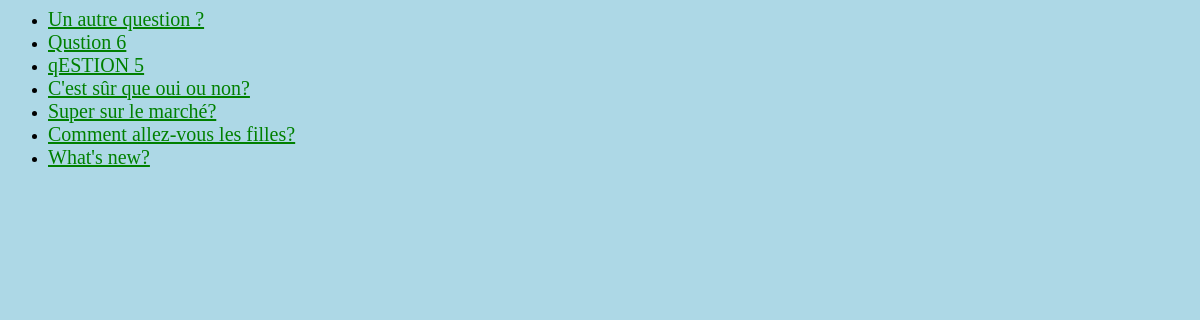
Screenshot of /polls/ with the database file from the repository.
### polls/models.py (models this page shows, shortened)
@python_2_unicode_compatible  # only if you need to support Python 2
class Question(models.Model):
    question_text = models.CharField(max_length=200)
    pub_date = models.DateTimeField('date published')

### polls/views.py (the view)
class IndexView(generic.ListView):
    template_name = 'polls/index.html'
    context_object_name = 'latest_question_list'
    def get_queryset(self):
        return Question.objects.order_by('-pub_date')[:10]

### polls/templates/polls/index.html
{% load static %}
<link rel="stylesheet" type="text/css" href="{% static 'polls/style.css' %}" />
{% if latest_question_list %}
    <ul>
    {% for question in latest_question_list %}
   <li><a href="{% url 'polls:detail' question.id %}">{{ question.question_text }}</a></li>
    {% endfor %}
    </ul>
{% else %}
    <p>No polls are available.</p>
{% endif %}

### polls/static/polls/style.css (style rules this page uses)
li a { color: green; font-family: verdana; font-size: 20px;   }

### rows the page displays
Question: question_text "Un autre question ?"
Question: question_text "Qustion 6"
Question: question_text "qESTION 5"
Question: question_text "C'est sûr que oui ou non?"
Question: question_text "Super sur le marché?"
Question: question_text "Comment allez-vous les filles?"
Question: question_text "What's new?"
